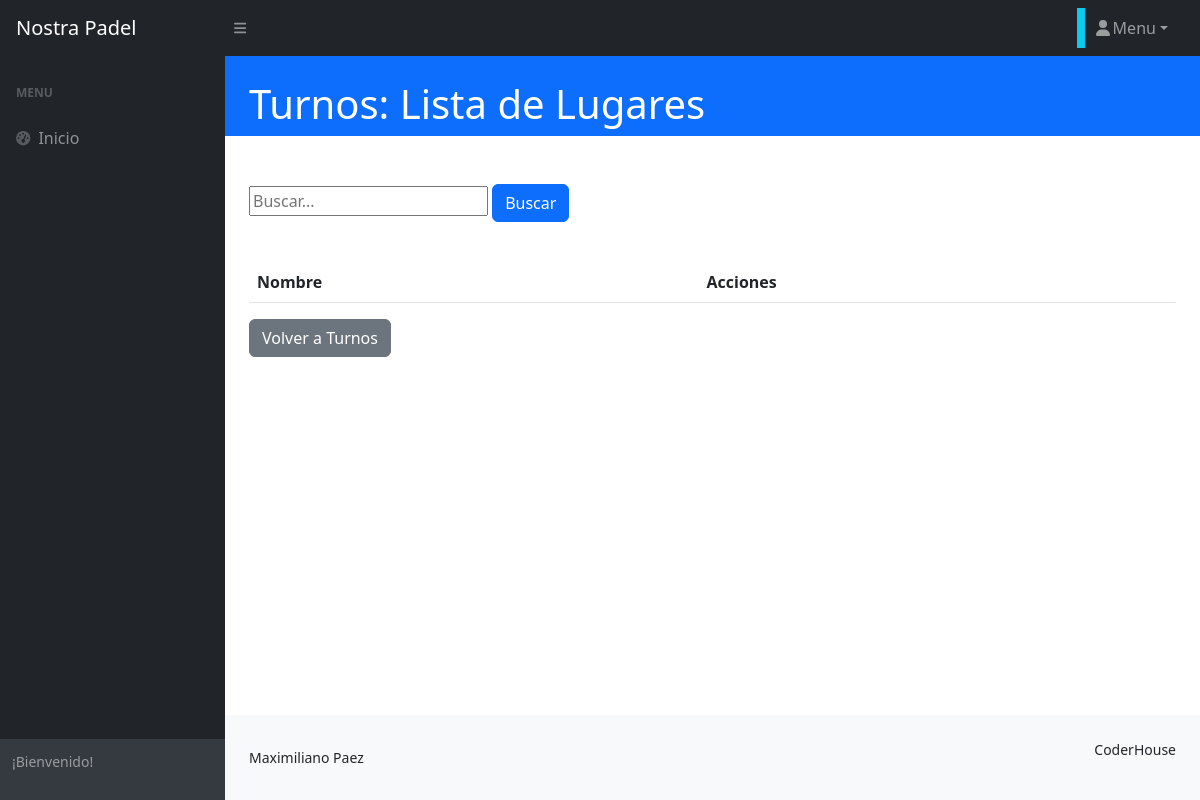
Before: /turno/turnolugar/list/ with the older database file.
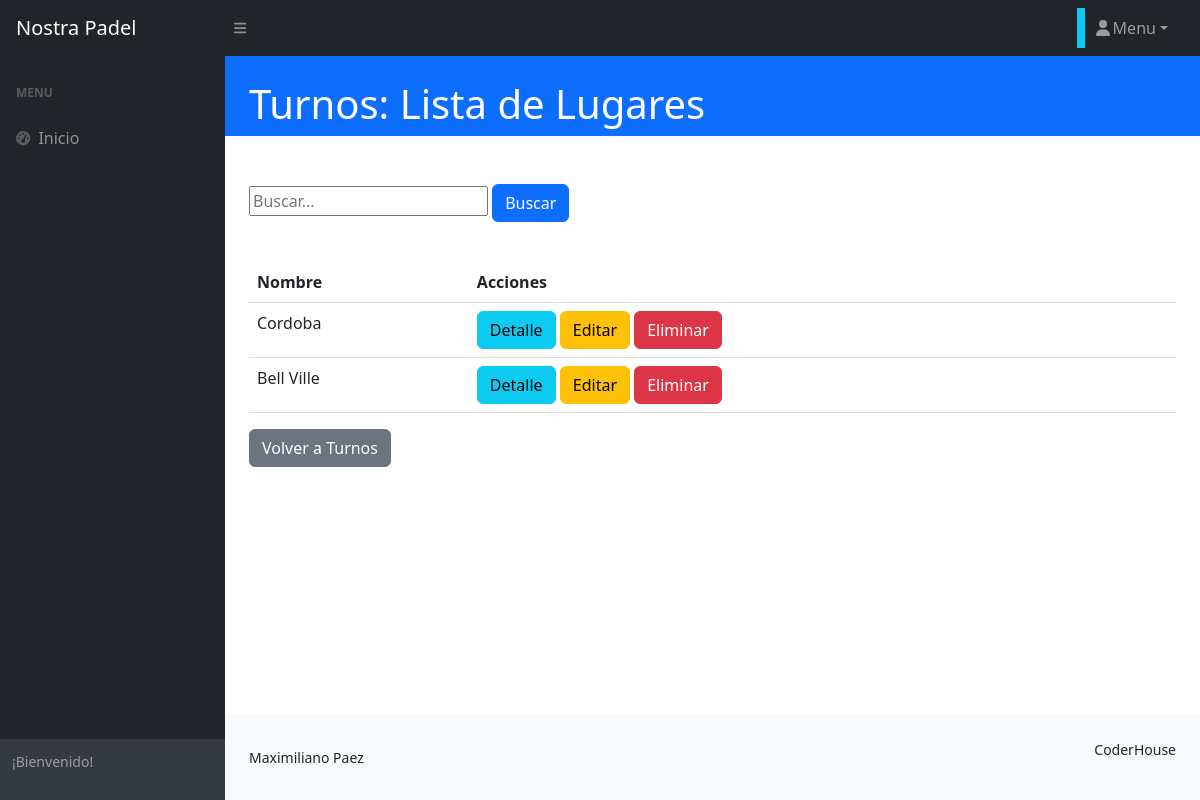
After: the same page with the newer database file.
### turno/models.py (models this page shows, shortened)
class TurnoLugar(models.Model):
    nombre = models.CharField(max_length=200, unique=True)
    descripcion = models.CharField(
        max_length=250, null=True, blank=True, verbose_name="descripcíon"
    )
    class Meta:
        verbose_name = "lugar de turno"
        verbose_name_plural = "lugares de turnos"

### turno/views.py (the view)
# urls.py: path("turnolugar/list/", views.TurnoLugarList.as_view(), name="turnolugar_list"),
class TurnoLugarList(ListView):
    model = models.TurnoLugar
    def get_queryset(self) -> QuerySet:
        if self.request.GET.get("consulta"):
            consulta = self.request.GET.get("consulta")
            object_list = models.TurnoLugar.objects.filter(nombre__icontains=consulta)
        else:
            object_list = models.TurnoLugar.objects.all()
        return object_list

### turno/templates/turno/turnolugar_list.html
{% extends 'core/base.html' %}
{% block titulo %}
<div class="container-fluid px-4">
    <h1 class="mt-4">Turnos: Lista de Lugares</h1>
</div>
{% endblock titulo %}
{% block contenido %}
<div class="container-fluid p-4">
    <div class="py-lg-4 mb-3">
        <form action="{% url 'turno:turnolugar_list' %}" method="get">
            <input type="text" name="consulta" placeholder="Buscar...">
            <button type="submit" class="btn btn-primary">Buscar</button>
        </form>
    </div>
    <table class="table">
        <thead>
            <tr>
                <th>Nombre</th>
                <th>Acciones</th>
            </tr>
        </thead>
        <tbody>
            {% for turno in object_list %}
            <tr>
                <td>{{ turno.nombre }}</td>
                <td>
                    <a href="{% url 'turno:turnolugar_detail' turno.id %}" class="btn btn-info">Detalle</a>
                    <a href="{% url 'turno:turnolugar_update' turno.id %}" class="btn btn-warning">Editar</a>
                    <a href="{% url 'turno:turnolugar_delete' turno.id %}" class="btn btn-danger">Eliminar</a>
                </td>
            </tr>
            {% endfor %}
        </tbody>
    </table>
    <a href="{% url 'turno:home' %}" class="btn btn-secondary">Volver a Turnos</a>
</div>
{% endblock contenido %}

Changed rows visible on the page:
added TurnoLugar: nombre "Cordoba"
added TurnoLugar: nombre "Bell Ville"
